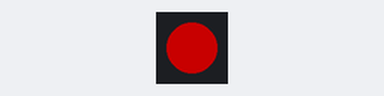
Bench run of a sketch on a simulated Arduino Mega 2560, built with avr-gcc and run on an emulated ATmega2560. On the bench: 1 RGB LEDs in strip order, left to right. Dim RGB values are drawn brighter than linear.

Above: at 0.15 s.
At 1.06 s:
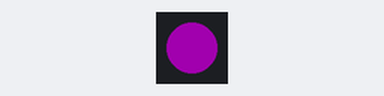
At 3.19 s:
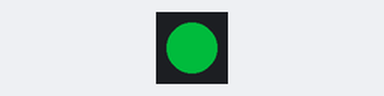
At 6.52 s:
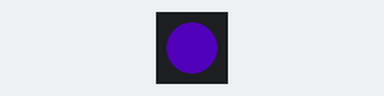
Timing chart, 0 to 6.8 s (numbered marks = the images above):
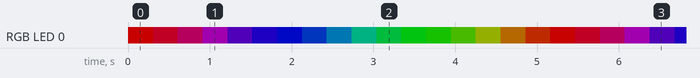

Measured:
- by itself, everything shown: repeats every 5.2 s, in 17 steps

The sketch:

RGB-ColorWheel.ino
```cpp
/***************************************************
 *
 *  Rainbow Color Wheel sample using FastLED library
 *  by Sukesh Ashok Kumar
 *
 ***************************************************/
#include <FastLED.h>

/* Enable the board you are using below */
//#define TINY_S3
//#define FEATHER_S3
#define PRO_S3

#ifdef TINY_S3
  #define DATA_PIN 18
  #define POWER_PIN 17
#endif

#ifdef FEATHER_S3
  #define DATA_PIN 40
  //#define POWER_PIN 17
#endif

#ifdef PRO_S3
  #define DATA_PIN 18
  #define POWER_PIN 17
#endif


// How many leds in your strip?
#define NUM_LEDS 1

// Define the array of leds
CRGB leds[NUM_LEDS];

#define BRIGHTNESS 100

int color_index = 0;

void setup() {

  FastLED.addLeds<NEOPIXEL, DATA_PIN>(leds, NUM_LEDS);  // GRB ordering is assumed

#if defined(TINY_S3) || defined(PRO_S3)
  // Enable RGB LED
  pinMode(POWER_PIN, OUTPUT);
  digitalWrite(POWER_PIN, HIGH);
#endif

  FastLED.setBrightness(BRIGHTNESS);

}

int wr=0,wg=0,wb=0;
void loop() {

  // Get the color, then pause
  rgb_color_wheel(color_index,&wr,&wg,&wb);

  leds[0].r = wr;
  leds[0].g = wg;
  leds[0].b = wb;

  color_index++;
  FastLED.show();
  delay(20);
}

// NeoPixel rainbow colour wheel - adapted from python sample
void rgb_color_wheel(int wheel_pos, int *r, int *g, int *b)
{
  wheel_pos = wheel_pos % 255;

  if (wheel_pos < 85)
  {
      *r = 255 - wheel_pos * 3;
      *g = 0;
      *b = wheel_pos * 3;
  }
  else if (wheel_pos < 170)
  {
        wheel_pos -= 85;
        *r = 0;
        *g = wheel_pos * 3;
        *b = 255 - wheel_pos * 3;
  }
  else
  {
        wheel_pos -= 170;
        *r = wheel_pos * 3;
        *g = 255 - wheel_pos * 3;
        *b = 0;
  }
}
```
